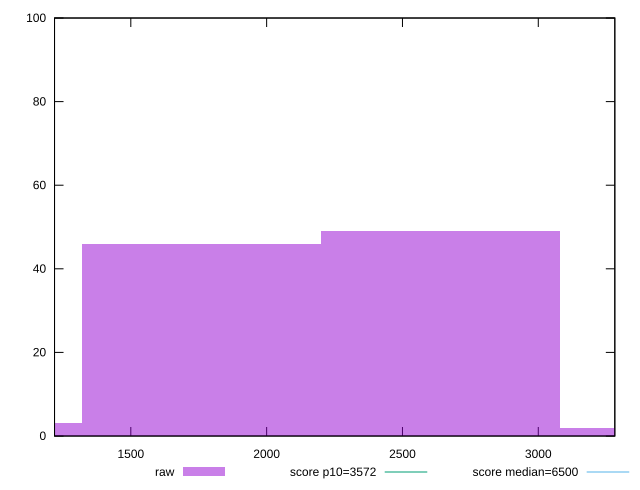

Here is the gnuplot script that generated this plot:
reset

$raw <<EOF
2641.3516557979524 49
880.4505519326508 3
1760.9011038653016 46
3521.802207730603 2
EOF

set key outside below
set boxwidth 880.4505519326508
set xrange [1219.176:3281.76]
set yrange [0:100]
set trange [0:100]
set style fill transparent solid 0.5 noborder

set parametric
set terminal svg size 640, 490 enhanced background rgb 'white'
set output "report/report_00029_2021-02-24T13-36-40.390Z/first-cpu-idle/samples/agenda/raw/histogram.svg"

plot $raw title "raw" with boxes, \
     3572,t title "score p10=3572", \
     6500,t title "score median=6500"

reset
